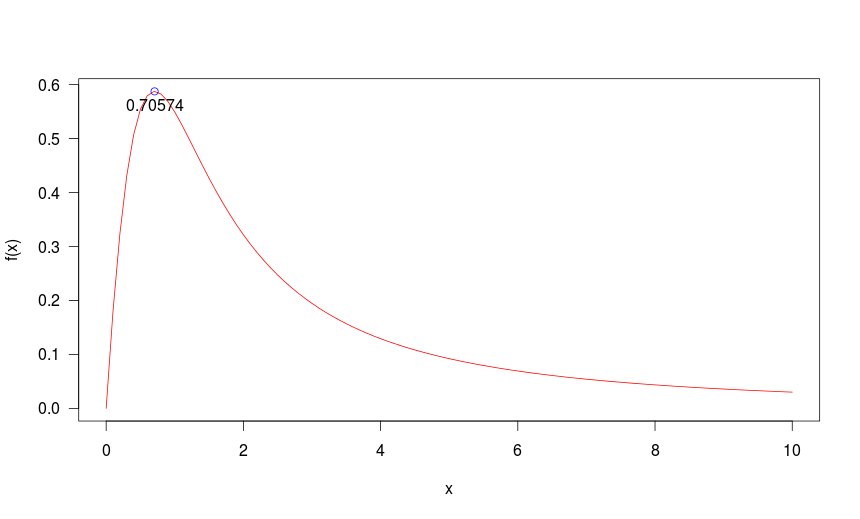

The script that drew this image:
## Function from Givens and Heoting

fexp <- expression(log(1+2*x) / (1+x^2) )

f <- function(x){
  eval(fexp)
  }

curve(f, from=0,to=10,col=2,las=1)

max <- optimize(f,c(0,6),maximum=T)

points(max$maximum,max$objective,col=4)

text(max$maximum,max$objective,round(max$maximum,5),pos=1)
